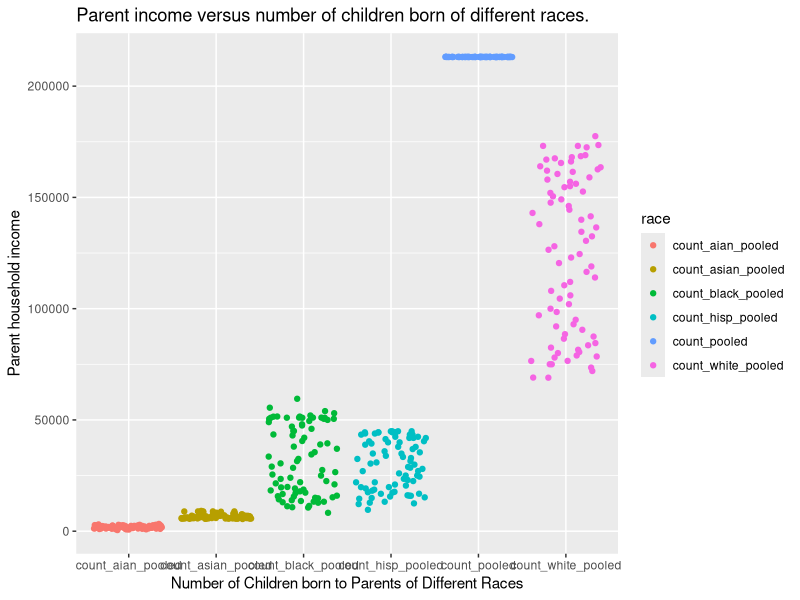
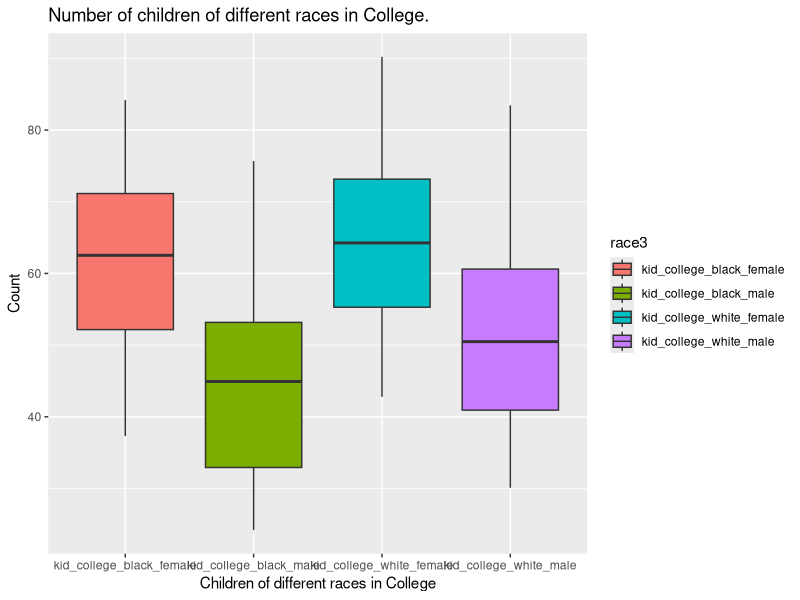
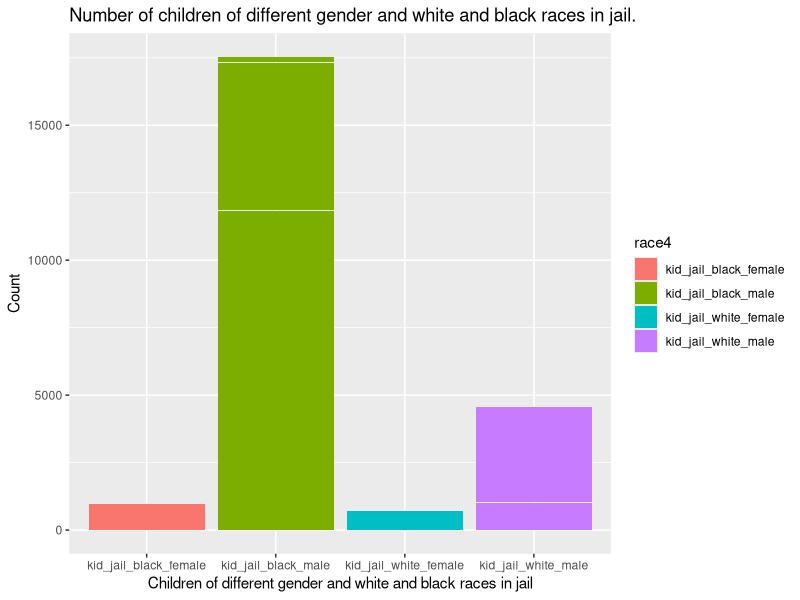

These figures' R source, in order:
## ---- chunk 1
knitr::opts_chunk$set(echo = TRUE, 
                      message = FALSE, 
                      warning = FALSE,
                      comment = NA)
## ---- chunk 2
library(tidyverse)
library(dplyr)
## ---- chunk 3
economy <- read.csv("table_12.csv", header= TRUE, sep = ",")
## ---- chunk 4
glimpse(economy)
## ---- chunk 5
economy <- na.omit(economy)
## ---- chunk 6
head(economy)
## ---- chunk 7
economy <- economy %>% 
  pivot_longer(cols = starts_with("count_"), names_to = "race", values_to = "count")


economy %>%
  ggplot(x= race, y = count) + geom_jitter(aes(x= race, y= count, color = race)) + labs(x= "Number of Children born to Parents of Different Races", y = "Parent household income", title = "Parent income versus number of children born of different races.")

## ---- chunk 8
economy <- economy %>% 
  pivot_longer(cols = starts_with("kid_college"), names_to = "race3", values_to = "count_kid_col")
economy
economy %>%
  ggplot(x= race3, y = count_kid_col) + 
  geom_boxplot(aes(x= race3, y= count_kid_col, fill = race3)) +
  labs(x= "Children of different races in College", y = "Count", title = "Number of children of different races in College.")

## ---- chunk 9
economy <- economy %>% 
  pivot_longer(cols = starts_with("kid_jail"), names_to = "race4", values_to = "count_kid_jail")
economy
economy %>%
  ggplot(x= race4, y = count_kid_jail) + geom_col(aes(x= race4, y= count_kid_jail, fill = race4)) +
  labs(x= "Children of different gender and white and black races in jail", y = "Count", title = "Number of children of different gender and white and black races in jail.")
